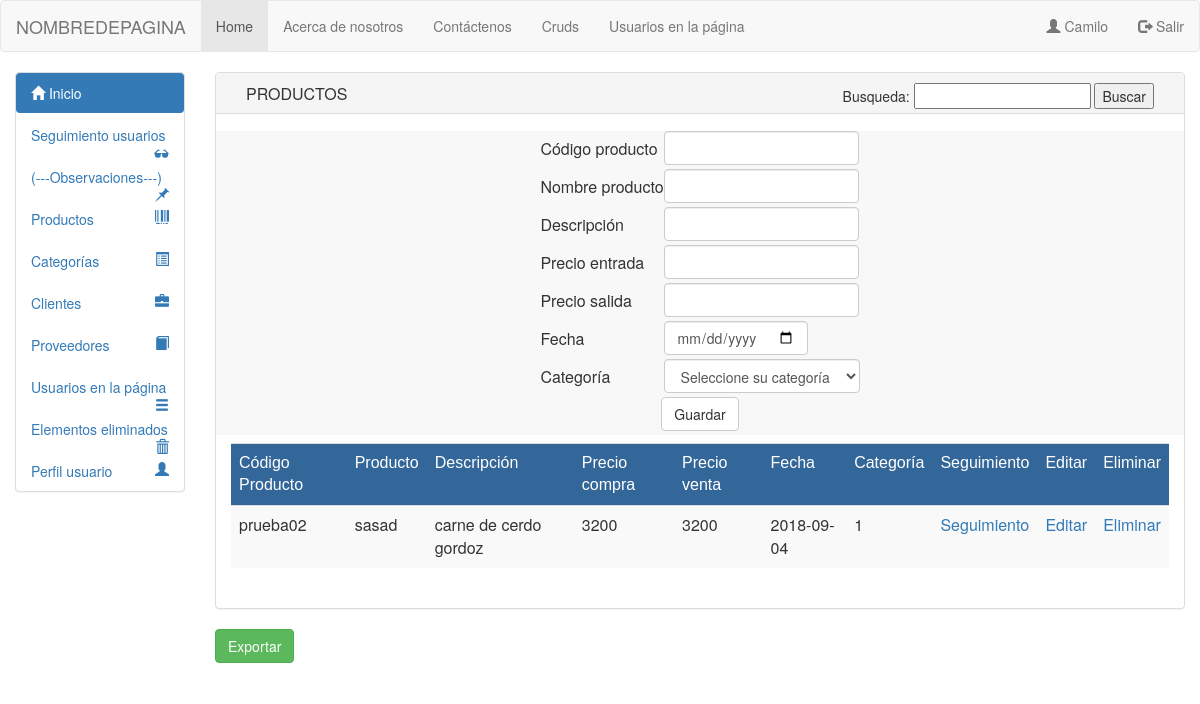
Before: /Vista/html/crudproductos.php (signed in) with the older database file.
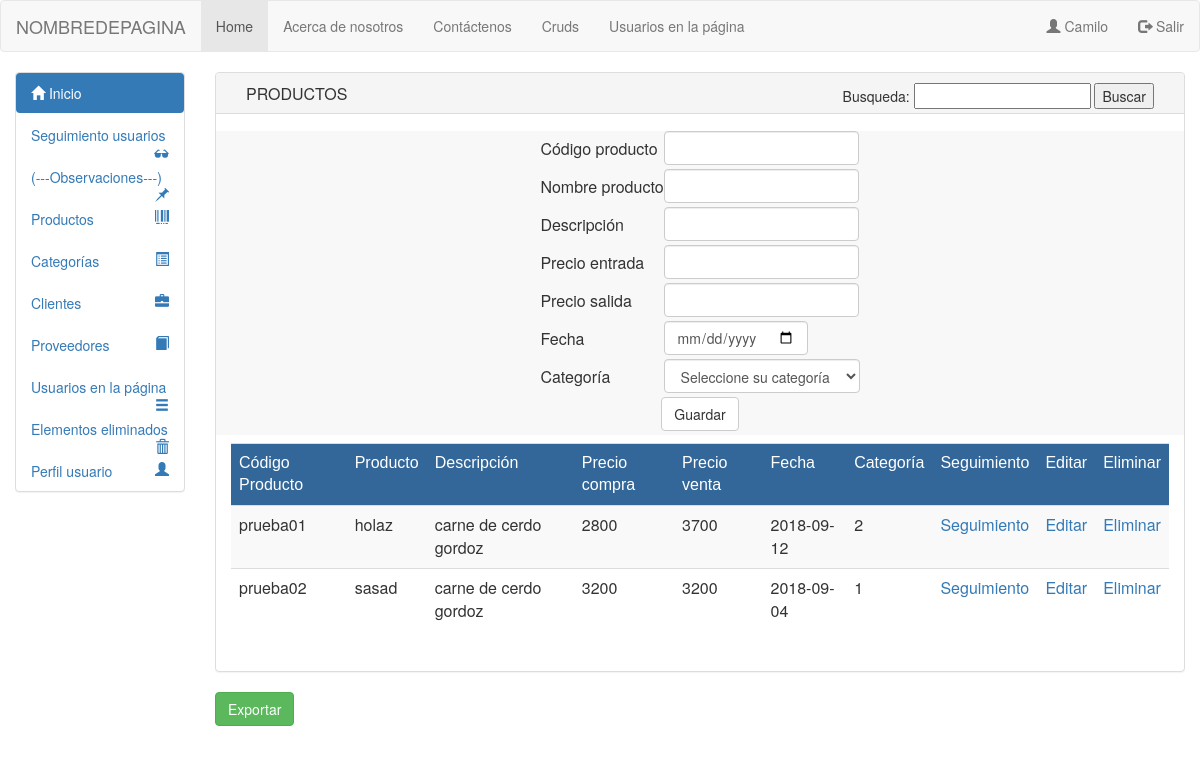
After: the same page with the newer database file.
### tables this page shows
CREATE TABLE `productos` (
  `codigo_producto` varchar(50) NOT NULL,
  `nombre_producto` varchar(50) NOT NULL,
  `desc_producto` varchar(50) NOT NULL,
  `precio_entrada` varchar(50) NOT NULL,
  `precio_salida` varchar(50) NOT NULL,
  `fecha_ingreso` date NOT NULL,
  `estado_producto` tinyint(1) NOT NULL,
  `id_categoria` int(11) DEFAULT NULL
);

### Modelo/conexion.php (called while the page is built, shortened)
<?php
class Conexion
{
public function __construct()
{
$this->con = new mysqli("localhost", "root", "", "inventcorp");
}
}
?>

### modelo/mdlprodlistar.php (called while the page is built)
<?php
 include_once("conexion.php");
class Productolis extends Conexion
{
    public function listar()
    {
        $q = "select * from productos where estado_producto='1' order by codigo_producto";
        $consulta = $this->con->query($q) or die ('failed!' . $this->con->error);
        return $consulta;
    }
}
?>

### Modelo/mdlescape.php (called while the page is built)
<?php
class Escap
{
	public function escape($string){
		return htmlentities($string, ENT_QUOTES, 'UTF-8');
	}
}
?>

### Vista/html/crudproductos.php (the view, shortened to what the changed rows need)
<?php
include_once '../../modelo/mdlprodlistar.php';
include_once '../../modelo/mdlescape.php';
?>
<html lang="en">
<head>
<link href="../bootstrap/css/bootstrap.min.css" rel="stylesheet" media="screen">
</head>
<body>
<?php
include_once 'header.php';
?>
<div class="container-fluid">
<div class="row">
<?php
include_once 'menulateral.php';
?>
<div class="col-sm-10 col-md-10">
<div class="panel panel-default">
<div class="row">
 <div class="col-sm-12 col-md-12">
             <div class="col-sm-12 col-md-12">
             <div class="table-responsive">
                    <table class="table table-hover table-striped" align="center">
                    <thead>
                        <tr>
                            <tr style="color:#FFF; background-color:#369">
                            <td style="font-family:Tahoma, Geneva, sans-serif">Código Producto</td>
                            <td style="font-family:Tahoma, Geneva, sans-serif">Producto</td>
                            <td style="font-family:Tahoma, Geneva, sans-serif">Descripción</td>
                            <td style="font-family:Tahoma, Geneva, sans-serif">Precio compra</td>
                            <td style="font-family:Tahoma, Geneva, sans-serif">Precio venta</td>
                            <td style="font-family:Tahoma, Geneva, sans-serif">Fecha</td>
                            <td style="font-family:Tahoma, Geneva, sans-serif">Categoría</td>
                            <td style="font-family:Tahoma, Geneva, sans-serif">Seguimiento</td>
                            <td style="font-family:Tahoma, Geneva, sans-serif">Editar</td>
                            <td style="font-family:Tahoma, Geneva, sans-serif">Eliminar</td>
                        </tr>
                    </thead>
                    <?php
                    $objeto= new Productolis;
                    $res=$objeto->listar();
                    $objeto2= new Escap;
                     while($row = $res->fetch_array(MYSQLI_ASSOC)){
                      ?>
                        <tr>
                            <td><?php echo $objeto2->escape($row['codigo_producto']); ?></td>
                            <td><?php echo $objeto2->escape($row['nombre_producto']); ?></td>
                            <td><?php echo $objeto2->escape($row['desc_producto']); ?></td>
                            <td><?php echo $objeto2->escape($row['precio_entrada']); ?></td>
                            <td><?php echo $objeto2->escape($row['precio_salida']); ?></td>
                            <td><?php echo $objeto2->escape($row['fecha_ingreso']); ?></td>
                            <td><?php echo $objeto2->escape($row['id_categoria']); ?></td>
                            <td>
                                <a href="chart.php?edit=<?php echo $row['codigo_producto']; ?>">Seguimiento</a>
                            </td>
                            <td>
                                <a href="crudproductos.php?edit=<?php echo $row['codigo_producto']; ?>">Editar</a>
                            </td>
                            <td>
                                <a href="../../controlador/crudprod/controlador2.php?del=<?php echo $row['codigo_producto']; ?>">Eliminar</a>
                            </td>
                        </tr>
                    <?php
                   } $objeto->CloseDB();?>
                </table>
                <br/>
             </div>
                </div>
              </div>
            </div>
        </div>
        </div>
</div>
</div>
    </body>
</html>

Changed rows visible on the page:
now on this page (row edited): productos: codigo_producto "prueba01", nombre_producto "holaz", desc_producto "carne de cerdo gordoz", precio_entrada "2800", precio_salida "3700", fecha_ingreso "2018-09-12", id_categoria "2"
